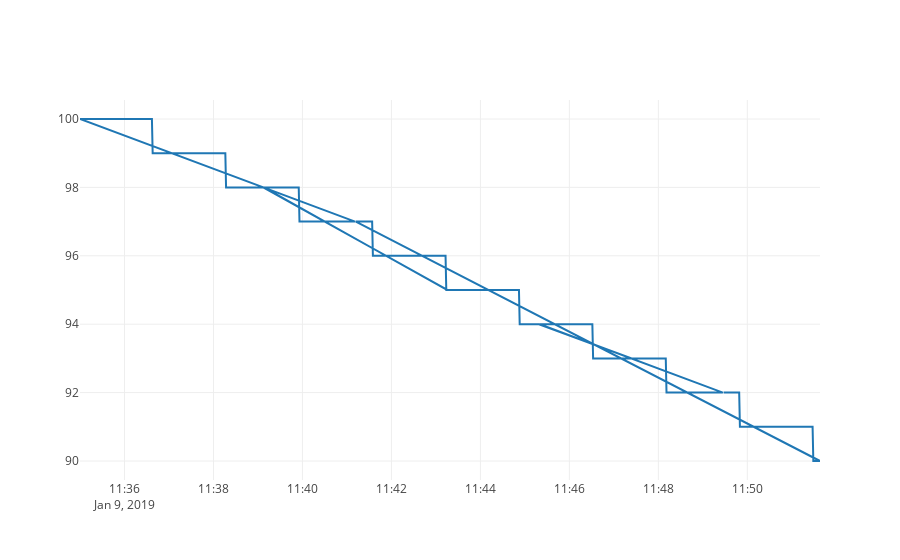

Write notebook code for a chart like this one.
### Markdown cell above
## Plot stream data
Visualization is a key part to gaining an understanding of the data and performing data analysis.  The data stream contains a set of basic ploting operations that are accessible through the `.plot()` method or through dedicated mechanisms.  Please see the `plotting_demo` tutorial page for a complete set of plotting examples

### Code cell
data_stream.plot()

### Figure 1 — Plotly figure (JSON) as saved in the notebook; plotly's stock layout.template omitted (floating-point values rounded to 4 significant figures; data arrays with more than 128 entries replaced by an {"elided": "..."} marker saying what was removed)
{"data": [{"name": "battery_level", "type": "scatter", "uid": "5349ecb4-9610-4c7c-915a-e6b9c7f667b0", "x": {"elided": "999 str values"}, "y": {"elided": "999 int values"}}], "layout": {"autosize": true, "xaxis": {"autorange": true, "range": ["2019-01-09 11:35", "2019-01-09 11:51:38"], "type": "date"}, "yaxis": {"autorange": true, "range": [89.44, 100.6], "type": "linear"}}}
